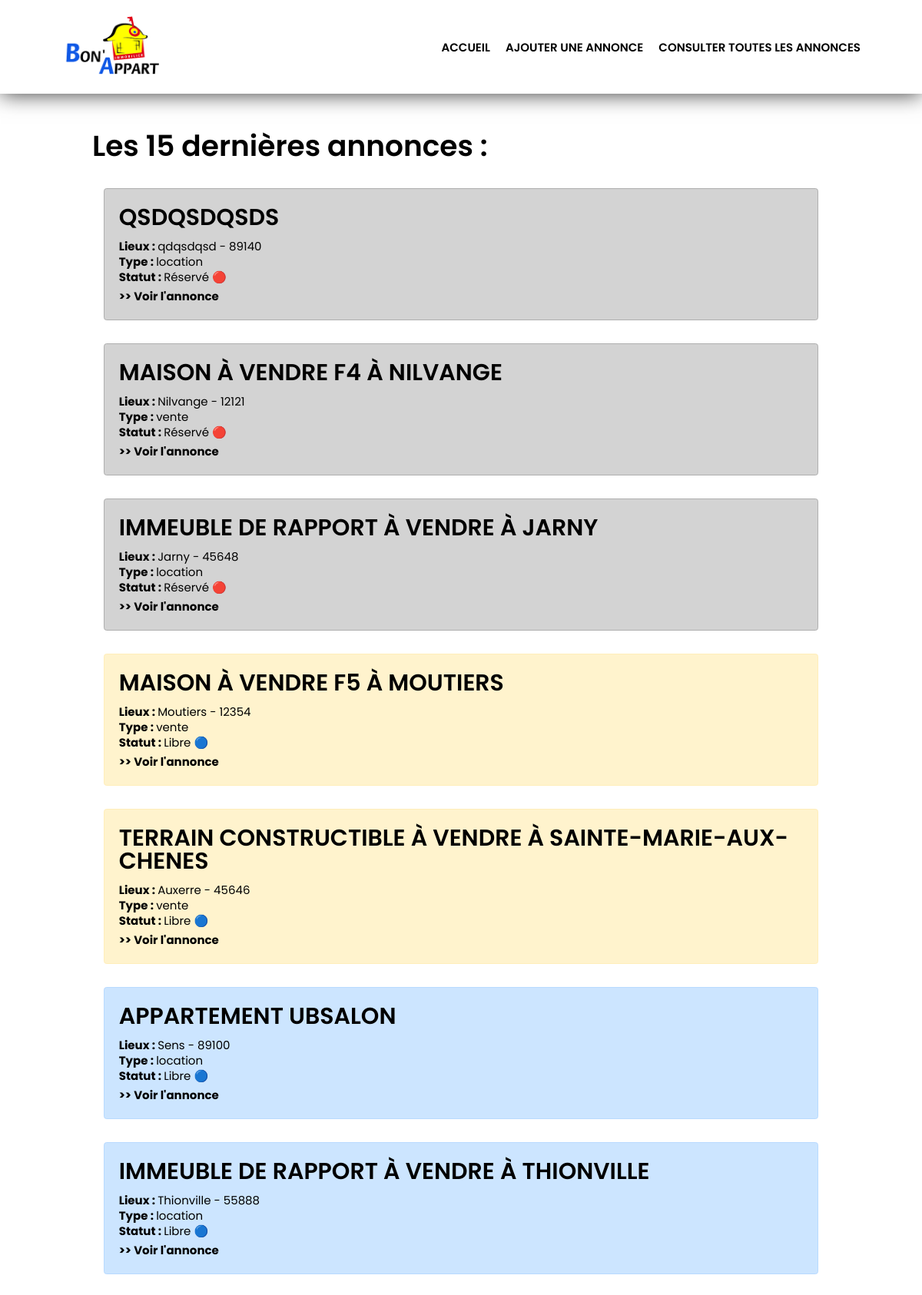
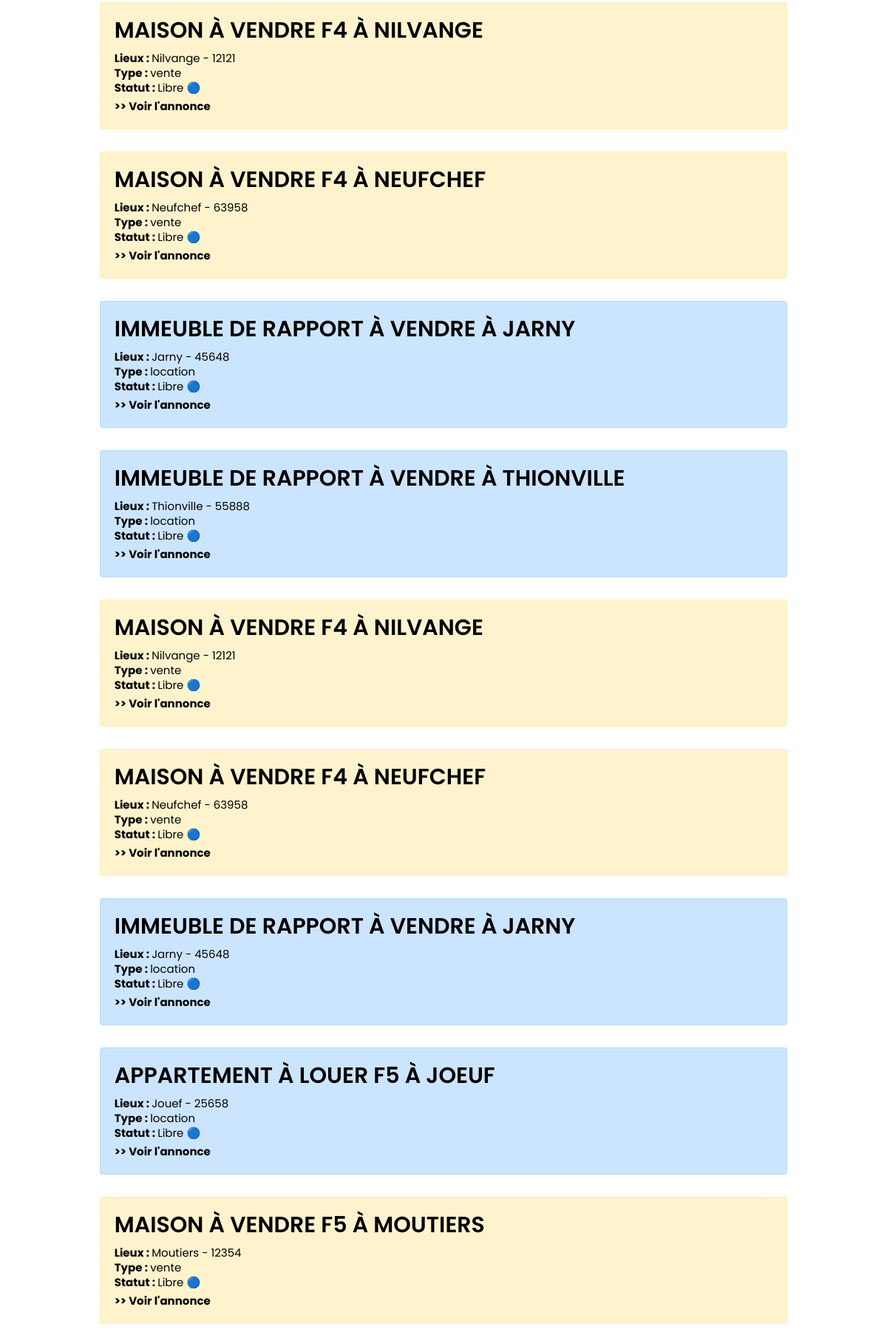
The app's page /home.php with its own data (2 pictures, top to bottom).
### tables this page shows
CREATE TABLE `advert` (
  `id` int(11) NOT NULL,
  `title` varchar(100) NOT NULL,
  `description` text NOT NULL,
  `postal_code` int(5) NOT NULL,
  `city` varchar(100) NOT NULL,
  `type` varchar(20) NOT NULL,
  `price` int(20) NOT NULL,
  `reservation_message` text NOT NULL
);

### global.php (called while the page is built, shortened)
<?php
include "app/db_connect.php";
$reqAdvertList = $bdd->query('SELECT * FROM advert ORDER BY ID DESC LIMIT 0, 16');
$reqAdvertAllList = $bdd->query('SELECT * FROM advert ORDER BY ID DESC');

### home.php (the view, shortened to what this page needs)
<?php
include 'header.php';
?>
<main class="main-container">
      <h1>Les 15 dernières annonces : </h1>
      <div class="advert-list-container">
            <?php if ($reqAdvertAllList->rowCount() ==! 0) :
                  while ($value = $reqAdvertList->fetch()) : ?>
                        <article class="card <?= htmlspecialchars($value['type']) ?> <?php echo ($value['reservation_message']) ? 'reserved' : ''; ?>">
                              <h2><?= htmlspecialchars($value['title']) ?></h2>
                              <p><strong>Lieux : </strong> <?= htmlspecialchars($value['city']) . ' - ' .  htmlspecialchars($value['postal_code']); ?></p>
                              <p><strong>Type : </strong><?= htmlspecialchars($value['type']) ?> </p>
                              <p><strong>Statut : </strong><?php echo ($value['reservation_message']) ? 'Réservé &#128308;' : 'Libre &#128309;'; ?> </p>
                              <strong><a href="advert.php?id=<?= htmlspecialchars($value['id']) ?>">>> Voir l'annonce</a></strong>
                        </article>
                  <?php endwhile;
            else : ?>
                  <p><strong>Aucune annonce trouvée</strong></p>
            <?php endif; ?>
      </div>
</main>

### header.php (shortened to what this page needs)
<?php
include 'global.php';
?>
<!DOCTYPE html>
<html lang="en">
<head>
      <link rel="stylesheet" href="assets/stylesheets/css/reset.css">
      <link rel="stylesheet" href="assets/stylesheets/css/main.css">
</head>
<body>
      <nav>
            <div class="container-logo-site">
                  <figure>
                        <a href="."><img src="assets/data/logo_header.png" alt=""></a>
                  </figure>
            </div>
            <ul class="nav-link-container">
                  <li><a href="./" class="nav-link">Accueil</a></li>
                  <li><a href="add_advert.php" class="nav-link">Ajouter une annonce</a></li>
                  <li><a href="all_advert.php" class="nav-link">Consulter toutes les annonces</a></li>
            </ul>
      </nav>

### assets/stylesheets/css/main.css (style rules this page uses)
html { font-family:poppins;font-size:15px }
html h1 { font-size:2.5rem;font-weight:600;margin:10px 0 20px 0 }
html h2 { font-size:2rem;font-weight:600;margin:0px 0 15px 0 }
html a { color:inherit;text-decoration:none }
html strong { font-weight:bold }
html p { margin:5px 0 }
html .location { background:#cce5ff;border-color:#b8daff !important }
html .vente { background:#fff3cd;border-color:#ffeeba !important }
html .reserved { background:#d3d3d3 !important;border-color:#afafaf !important }
nav { display:flex;align-items:center;justify-content:space-between;background:#fff;padding:20px 80px;-webkit-box-shadow:0px 2px 26px -1px rgba(0,0,0,.75);-moz-box-shadow:0px 2px 26px -1px rgba(0,0,0,.75);box-shadow:0px 2px 26px -1px rgba(0,0,0,.75) }
nav .container-logo-site figure img { width:150px }
nav .nav-link-container { display:flex }
nav .nav-link-container .nav-link { font-weight:600;text-transform:uppercase;transition:1s;display:block;margin-left:20px }
.main-container { width:80%;margin:50px auto auto auto }
.main-container .advert-list-container { display:flex;flex-wrap:wrap }
.main-container .advert-list-container .card { width:auto;padding:1.5rem 1.25rem;margin:1rem;border:1px solid transparent;border-radius:.25rem;width:100% }
.main-container .advert-list-container .card h2 { text-transform:uppercase }
.main-container .advert-list-container .card a { display:block;margin:10px 0 0 0 }

### records on screen
advert: title "QSDQSDQSDS", city "qdqsdqsd", postal_code "89140", type "location", reservation_message "Réservé 🔴"
advert: title "MAISON À VENDRE F4 À NILVANGE", city "Nilvange", postal_code "12121", type "vente", shows "Réservé 🔴"
advert: title "IMMEUBLE DE RAPPORT À VENDRE À JARNY", city "Jarny", postal_code "45648", type "location", reservation_message "Réservé 🔴"
advert: title "MAISON À VENDRE F5 À MOUTIERS", city "Moutiers", postal_code "12354", type "vente", reservation_message "Libre 🔵"
advert: title "TERRAIN CONSTRUCTIBLE À VENDRE À SAINTE-MARIE-AUX-CHENES", city "Auxerre", postal_code "45646", type "vente", reservation_message "Libre 🔵"
advert: title "APPARTEMENT UBSALON", city "Sens", postal_code "89100", type "location", reservation_message "Libre 🔵"
advert: title "IMMEUBLE DE RAPPORT À VENDRE À THIONVILLE", city "Thionville", postal_code "55888", type "location", reservation_message "Libre 🔵"
advert: title "MAISON À VENDRE F4 À NILVANGE", city "Nilvange", postal_code "12121", type "vente", reservation_message "Libre 🔵"
advert: title "MAISON À VENDRE F4 À NEUFCHEF", city "Neufchef", postal_code "63958", type "vente", reservation_message "Libre 🔵"
advert: title "IMMEUBLE DE RAPPORT À VENDRE À JARNY", city "Jarny", postal_code "45648", type "location", reservation_message "Libre 🔵"
advert: title "IMMEUBLE DE RAPPORT À VENDRE À THIONVILLE", city "Thionville", postal_code "55888", type "location", reservation_message "Libre 🔵"
advert: title "MAISON À VENDRE F4 À NILVANGE", city "Nilvange", postal_code "12121", type "vente", reservation_message "Libre 🔵"
advert: title "MAISON À VENDRE F4 À NEUFCHEF", city "Neufchef", postal_code "63958", type "vente", reservation_message "Libre 🔵"
advert: title "IMMEUBLE DE RAPPORT À VENDRE À JARNY", city "Jarny", postal_code "45648", type "location", reservation_message "Libre 🔵"
advert: title "APPARTEMENT À LOUER F5 À JOEUF", city "Jouef", postal_code "25658", type "location", reservation_message "Libre 🔵"
advert: title "MAISON À VENDRE F5 À MOUTIERS", city "Moutiers", postal_code "12354", type "vente", reservation_message "Libre 🔵"
